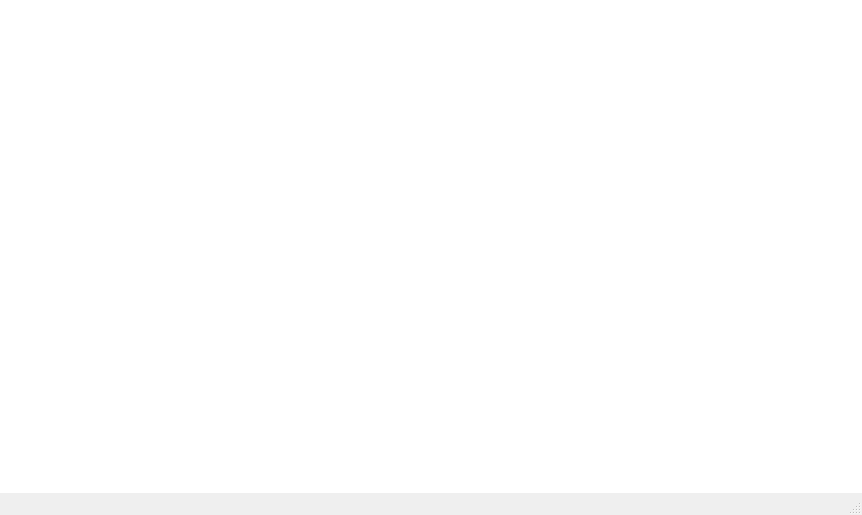
<?xml version="1.0" encoding="UTF-8"?>
<ui version="4.0">
 <class>MainWindow</class>
 <widget class="QMainWindow" name="MainWindow">
  <property name="geometry">
   <rect>
    <x>0</x>
    <y>0</y>
    <width>862</width>
    <height>515</height>
   </rect>
  </property>
  <property name="windowTitle">
   <string>MainWindow</string>
  </property>
  <property name="styleSheet">
   <string notr="true"/>
  </property>
  <widget class="QWidget" name="centralwidget">
   <property name="styleSheet">
    <string notr="true">#centralwidget{
border-image: url(:/images/images/back.jpg);
background-color: white;
}</string>
   </property>
   <widget class="QLabel" name="lblScore">
    <property name="geometry">
     <rect>
      <x>600</x>
      <y>10</y>
      <width>161</width>
      <height>31</height>
     </rect>
    </property>
    <property name="font">
     <font>
      <pointsize>15</pointsize>
      <bold>true</bold>
     </font>
    </property>
    <property name="styleSheet">
     <string notr="true">color: white;</string>
    </property>
    <property name="text">
     <string>kesilen:</string>
    </property>
   </widget>
   <widget class="QLabel" name="lblMissed">
    <property name="geometry">
     <rect>
      <x>600</x>
      <y>40</y>
      <width>161</width>
      <height>41</height>
     </rect>
    </property>
    <property name="font">
     <font>
      <pointsize>15</pointsize>
      <bold>true</bold>
     </font>
    </property>
    <property name="styleSheet">
     <string notr="true">color: white;</string>
    </property>
    <property name="text">
     <string>kaçırılan: </string>
    </property>
   </widget>
   <widget class="QLabel" name="lblTime">
    <property name="geometry">
     <rect>
      <x>40</x>
      <y>9</y>
      <width>111</width>
      <height>71</height>
     </rect>
    </property>
    <property name="font">
     <font>
      <pointsize>15</pointsize>
      <bold>true</bold>
     </font>
    </property>
    <property name="styleSheet">
     <string notr="true">color: white;</string>
    </property>
    <property name="text">
     <string>süre:</string>
    </property>
   </widget>
  </widget>
  <widget class="QMenuBar" name="menubar">
   <property name="geometry">
    <rect>
     <x>0</x>
     <y>0</y>
     <width>862</width>
     <height>26</height>
    </rect>
   </property>
  </widget>
  <widget class="QStatusBar" name="statusbar"/>
 </widget>
 <resources/>
 <connections/>
</ui>
